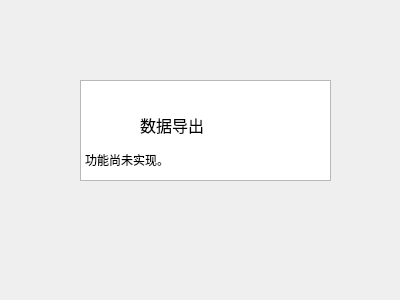
<?xml version="1.0" encoding="UTF-8"?>
<ui version="4.0">
    <class>OutputForm</class>
    <widget class="QWidget" name="OutputForm">
        <property name="geometry">
            <rect>
                <x>0</x>
                <y>0</y>
                <width>400</width>
                <height>300</height>
            </rect>
        </property>
        <property name="windowTitle">
            <string>Form</string>
        </property>
        <widget class="QTextEdit" name="textEdit">
            <property name="geometry">
                <rect>
                    <x>80</x>
                    <y>80</y>
                    <width>251</width>
                    <height>101</height>
                </rect>
            </property>
            <property name="readOnly">
                <bool>true</bool>
            </property>
            <property name="html">
                <string>&lt;!DOCTYPE HTML PUBLIC &quot;-//W3C//DTD HTML 4.0//EN&quot; &quot;http://www.w3.org/TR/REC-html40/strict.dtd&quot;&gt;
                    &lt;html&gt;&lt;head&gt;&lt;meta name=&quot;qrichtext&quot; content=&quot;1&quot; /&gt;&lt;meta
                    charset=&quot;utf-8&quot; /&gt;&lt;style type=&quot;text/css&quot;&gt;
                    p, li { white-space: pre-wrap; }
                    hr { height: 1px; border-width: 0; }
                    li.unchecked::marker { content: &quot;\2610&quot;; }
                    li.checked::marker { content: &quot;\2612&quot;; }
                    &lt;/style&gt;&lt;/head&gt;&lt;body style=&quot; font-family:'Microsoft YaHei UI'; font-size:9pt;
                    font-weight:400; font-style:normal;&quot;&gt;
                    &lt;p align=&quot;center&quot; style=&quot; margin-top:0px; margin-bottom:0px; margin-left:0px;
                    margin-right:0px; -qt-block-indent:0; text-indent:0px;&quot;&gt;&lt;span style=&quot;
                    font-size:12pt;&quot;&gt;数据导出&lt;/span&gt;&lt;/p&gt;
                    &lt;p style=&quot;-qt-paragraph-type:empty; margin-top:0px; margin-bottom:0px; margin-left:0px;
                    margin-right:0px; -qt-block-indent:0; text-indent:0px;&quot;&gt;&lt;br /&gt;&lt;/p&gt;
                    &lt;p style=&quot; margin-top:0px; margin-bottom:0px; margin-left:0px; margin-right:0px;
                    -qt-block-indent:0; text-indent:0px;&quot;&gt;功能尚未实现。&lt;/p&gt;&lt;/body&gt;&lt;/html&gt;
                </string>
            </property>
        </widget>
    </widget>
    <resources/>
    <connections/>
</ui>
